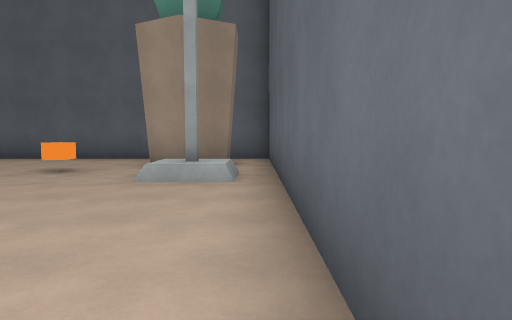
[1] (above)

24 first-person views from a walk through a level from a Godot 3-D game. The camera is 1.3 m above the floor, tilts 4° down and sees 70° across. The floor is counted in squares, 1.96 m on a side. Each view is taken from the middle of a square. On the plan, view 1 faces up. The plan holds only what a view shows up to about 11 squares ahead; the rest is blank. The place goes on beyond the plan. Surface patterns are stand-ins for the level's own textures.

[2]
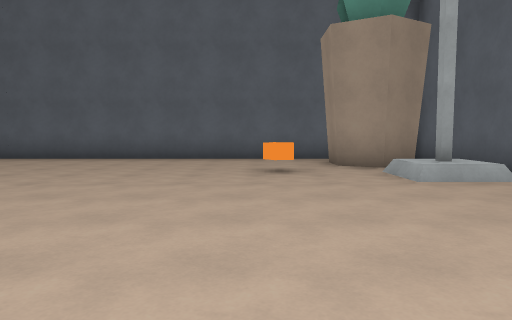

[3]
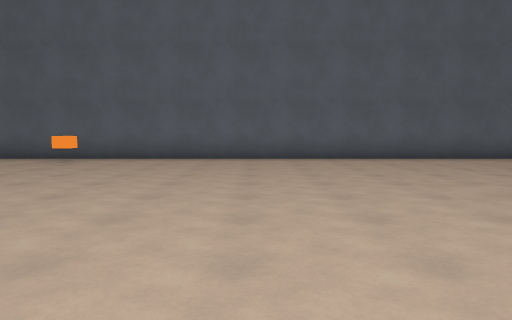

[4]
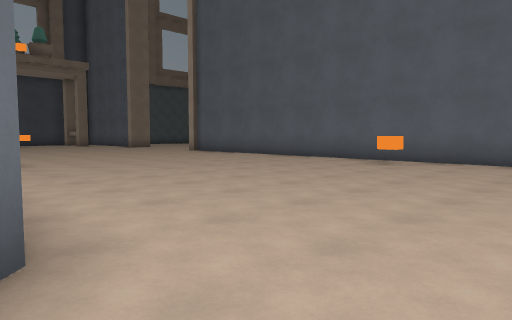

[5]
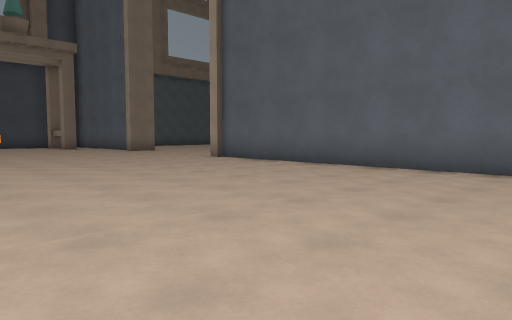

[6]
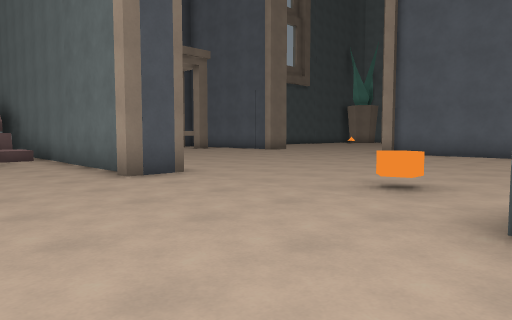

[7]
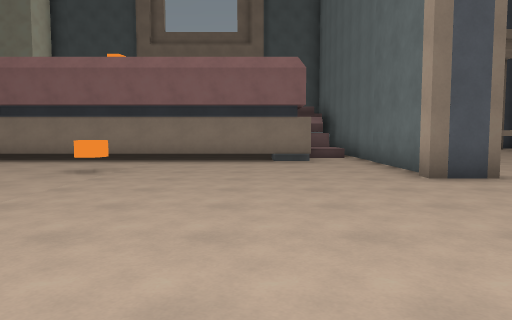

[8]
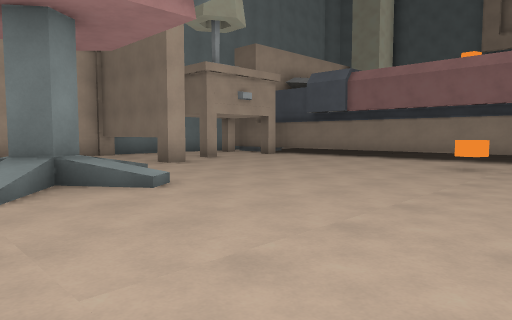

[9]
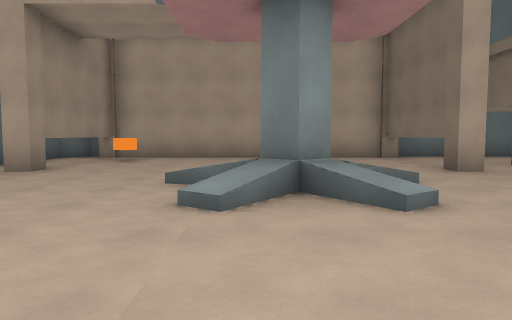

[10]
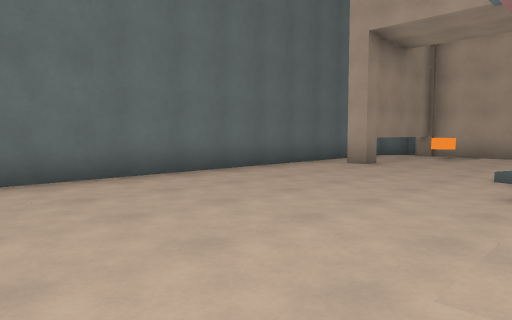

[11]
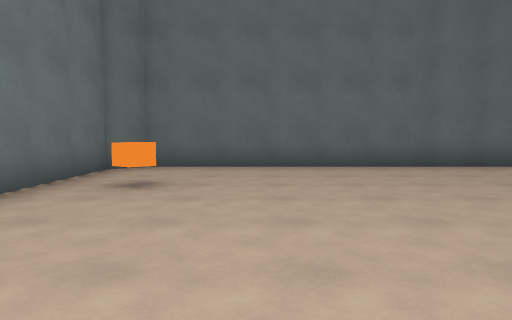

[12]
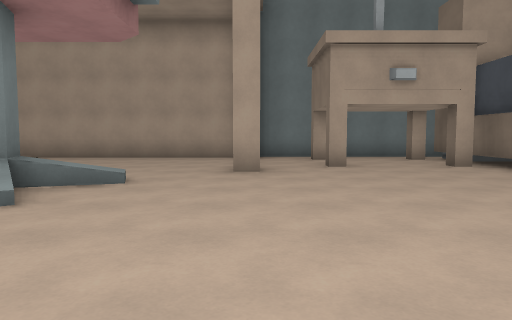

[13]
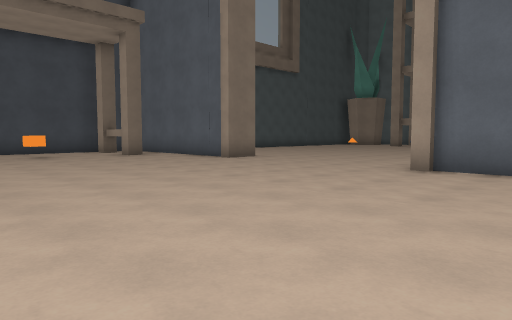

[14]
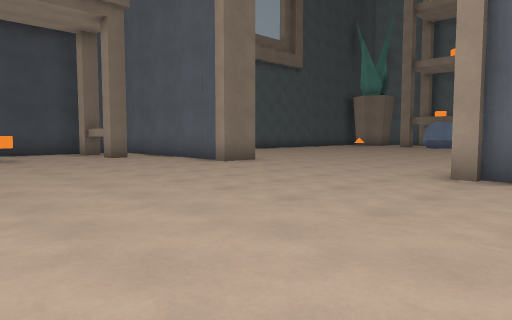

[15]
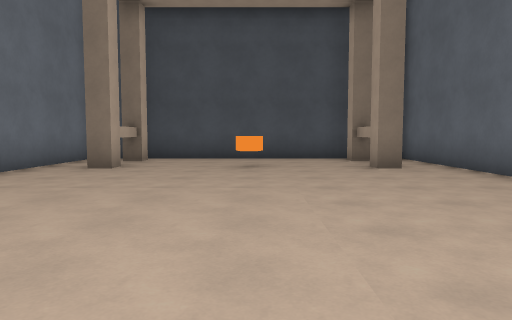

[16]
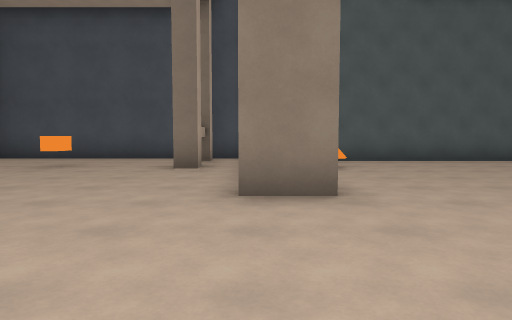

[17]
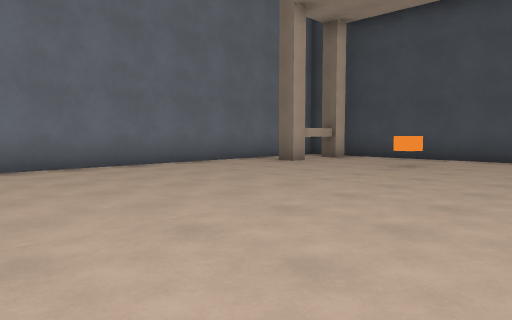

[18]
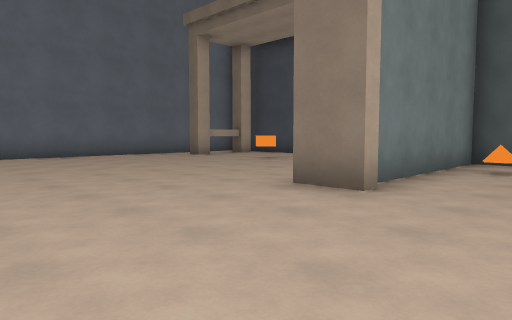

[19]
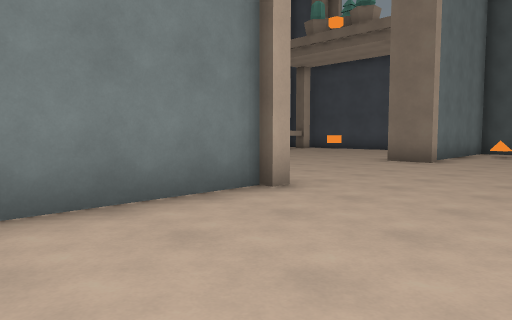

[20]
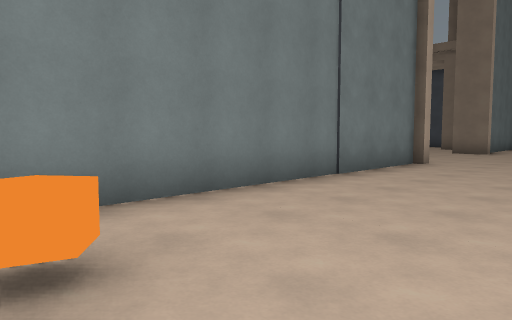

[21]
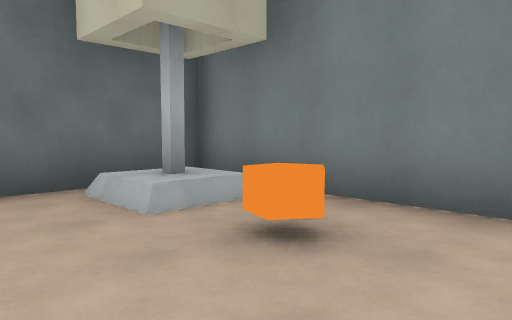

[22]
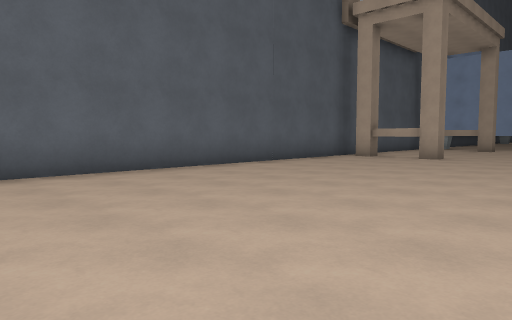

[23]
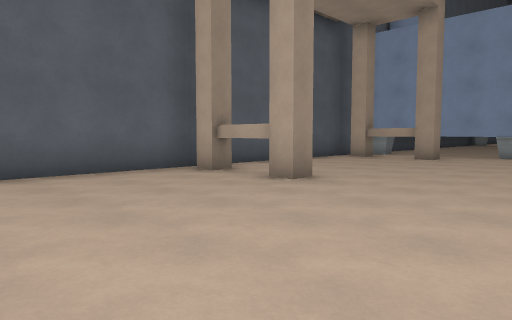

[24]
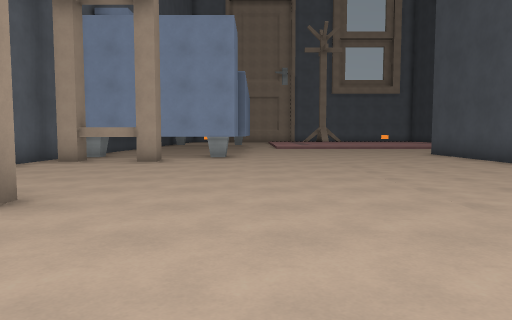

### Floor plan
Points are (right, up) in squares from view 1. A wall is a line through its corners. A room is listed if a view was taken in it or the views show most of it. See-through windows are left out.
Room 1 (views 1, 2, 3, 4, 5, 6, 7, 8, 9, 10, 11, 12, 13, 14, 15, 16, 17, 18, 19, 20, 21, 22, 23, 24)
walls: (-22.5, 1.7) (-22.5, 0.5); (-23.2, 0.9) (-29.7, 0.9); (-13.5, 9.2) (-13.5, 8.8) (-13.8, 8.7) (-14.1, 9); (-17.7, -9.1) (-17.9, -8.5) (-17.5, -8.2) (-17.1, -8.5); (-23.8, -4.7) (-23.3, -4.8) (-23.3, -5.2); (-25.9, -0.6) (-25.9, -8.8); (-10.9, -10.4) (-10.9, -13.1); (-11.5, 11.3) (-11.5, 13.3); (-21.1, -10.5) (-20.7, -10.5) (-20.7, -14.6); (-22.4, 9.8) (-22.9, 9.8); (-22.5, 10.6) (-11.3, 10.6); (-14, -13.4) (-13.8, -13) (-13.4, -13.2); (-22.9, 10.9) (-22.4, 10.9); (-22.5, -11.4) (-22.5, -11.9); (-2.6, -5.8) (-2.6, -5.2) (-0.1, -5.2); (-12.9, -14.6) (-12.9, -10.5) (-12.5, -10.5); (-12.1, -14.9) (-11.5, -14.3) (-11.5, 0.2) (-12.1, 0.9) (-15, 0.9); (-0.7, -5.8) (-0.7, -5.1); (-25.9, -11) (-25.9, -14.2); (-25.5, -11.5) (-25, -11.5); (-21.1, -14.6) (-12.5, -14.6); (-4.5, -12.4) (-2.3, -12.4); (-4.2, -12.6) (-3.5, -12.6); (-28.5, 10) (-34.1, 10); (-2.6, -11.4) (-2.6, -10.9) (-0.1, -10.9); (-0.6, 8.8) (-0.6, 7.8) (-1.4, 7.3) (-2.3, 7.7) (-2.3, 8.8); (-25.5, -13.6) (-25.1, -13.6) (-25.1, -14); (-28.4, 10.9) (-27.9, 10.9) (-27.9, 9.8); (0.4, -7.9) (0.4, 10) (-22.5, 10); (0.4, -10.5) (0.4, -9.6); (-26.5, -14.9) (-21.1, -14.9); (-33.8, 1.5) (-25.3, 1.5); (-31.9, 8.4) (-33.6, 8.4); (-33.6, 3.2) (-31.2, 3.2) (-31.2, 2.6); (-33.6, 8.9) (-31.2, 8.9) (-31.2, 8.4) (-31.8, 8.4); (-34.1, 9.6) (-34.1, 2.2); (-33.2, 14.5) (-33.2, 10.6) (-28.6, 10.6)
low walls: (-18.7, 2.8) (-18.7, 2.3) (-19.1, 2.2) (-19.3, 2.6); (-18, -7.4) (-17.5, -8.2); (-17.1, -8.5) (-16.5, -8.7); (-18.6, -8.7) (-17.9, -8.5); (-26.2, -0.6) (-26.2, -1.6); (-14.8, 12.1) (-14.5, 12.5); (-3.3, 6.4) (-3.7, 6.3) (-3.9, 6.7)
ways out: opening at (-1.5, -12) to room 2; opening at (0, -11) to room 2
objects: books (-30, 0) to (-29, 0)
Room 2 (no view inside)
walls: (-0.5, -12.6) (0, -12.6); (0.4, -11.9) (0.4, -10.5)
ways out: opening at (-1.5, -12) to room 1; opening at (0, -11) to room 1

Where each view was taken, in squares from view 1:
view 1: 0 up, 0 right, facing up
view 2: 0 up, 4 left, facing up
view 3: 0 up, 9 left, facing up
view 4: 1 up, 10 left, facing up-left
view 5: 3 up, 14 left, facing up-left
view 6: 2 down, 17 left, facing up-left
view 7: 2 down, 17 left, facing left
view 8: 3 down, 16 left, facing down-left
view 9: 4 down, 17 left, facing down
view 10: 3 down, 17 left, facing down-right
view 11: 2 down, 19 left, facing right
view 12: 4 down, 21 left, facing down
view 13: 3 up, 20 left, facing up-left
view 14: 4 up, 21 left, facing up-left
view 15: 6 up, 24 left, facing left
view 16: 10 up, 24 left, facing left
view 17: 9 up, 24 left, facing down-left
view 18: 13 up, 24 left, facing down-left
view 19: 14 up, 19 left, facing down-left
view 20: 14 up, 14 left, facing down-left
view 21: 14 up, 16 left, facing down-right
view 22: 5 up, 6 left, facing down-right
view 23: 1 down, 6 left, facing down-right
view 24: 2 down, 5 left, facing down
